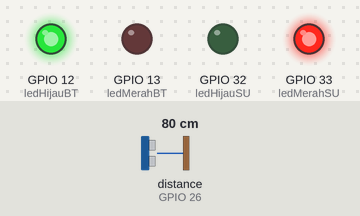
A sketch run on a simulated ESP32. On the bench: output pins drawn as LEDs (lit = HIGH). Wiring (inferred from the names in the program): ultrasonic range finder: trigger GPIO 27; echo GPIO 26. The test bench sets the inputs (shaded band); at power-on: distance to the obstacle (sensor on GPIO 26) 80 cm. The echo pulse lasts 58.3 µs per cm; pins used as bus, display or sensor lines are not drawn; what the sketch prints to the serial monitor is not drawn.

Above: at 0.1 s.
Timing chart, 0 to 1.6 s (numbered marks = the images above):
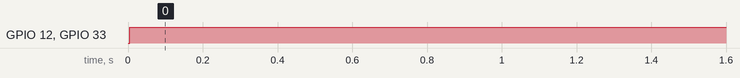

Measured:
- by itself, GPIO 12 (ledHijauBT), GPIO 33 (ledMerahSU): LOW → HIGH at 0.01 s

The sketch:

sketch_aug23a.ino
```cpp
#define trigPin 27
#define echoPin 26
#define ledHijauSU 32
#define ledMerahSU 33
#define ledHijauBT 12
#define ledMerahBT 13

void setup() {
  Serial.begin (9600);
  pinMode(trigPin, OUTPUT);
  pinMode(echoPin, INPUT);
  pinMode(ledHijauSU, OUTPUT);
  pinMode(ledMerahSU, OUTPUT);
  pinMode(ledHijauBT, OUTPUT);
  pinMode(ledMerahBT, OUTPUT);
}

void loop() {
  long duration, distance;
  digitalWrite(trigPin, LOW);
  delayMicroseconds(2);
  digitalWrite(trigPin, HIGH);
  delayMicroseconds(10);
  digitalWrite(trigPin, LOW);
  duration = pulseIn(echoPin, HIGH);
  distance = (duration/2) / 29.1;
  Serial.println(distance);
  digitalWrite(ledHijauBT, HIGH);
  digitalWrite(ledMerahSU, HIGH);

  if (distance <= 15)
    {
      delay(5000);
      digitalWrite(ledHijauBT, LOW);
      digitalWrite(ledMerahSU, LOW);
      digitalWrite(ledMerahBT,HIGH);
      digitalWrite(ledHijauSU, HIGH);
      delay(6000);
    }
  else
    {
      digitalWrite(ledHijauBT, HIGH);
      digitalWrite(ledMerahSU, HIGH);
      digitalWrite(ledMerahBT, LOW);
      digitalWrite(ledHijauSU, LOW);
    }
}
```
